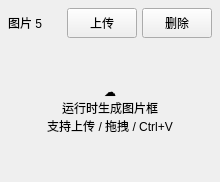
                     <widget class="QFrame" name="imageCard5">
                      <property name="minimumSize">
                       <size>
                        <width>210</width>
                        <height>180</height>
                       </size>
                      </property>
                      <layout class="QVBoxLayout" name="imageCard5Layout">
                       <property name="spacing">
                        <number>6</number>
                       </property>
                       <property name="leftMargin">
                        <number>8</number>
                       </property>
                       <property name="topMargin">
                        <number>8</number>
                       </property>
                       <property name="rightMargin">
                        <number>8</number>
                       </property>
                       <property name="bottomMargin">
                        <number>8</number>
                       </property>
                       <item>
                        <layout class="QHBoxLayout" name="imageCard5HeaderLayout">
                         <property name="spacing">
                          <number>5</number>
                         </property>
                         <property name="leftMargin">
                          <number>0</number>
                         </property>
                         <property name="topMargin">
                          <number>0</number>
                         </property>
                         <property name="rightMargin">
                          <number>0</number>
                         </property>
                         <property name="bottomMargin">
                          <number>0</number>
                         </property>
                         <item>
                          <widget class="QLabel" name="lblImageNumber5">
                           <property name="text">
                            <string>图片 5</string>
                           </property>
                          </widget>
                         </item>
                         <item>
                          <spacer name="imageCard5Spacer">
                           <property name="orientation">
                            <enum>Qt::Orientation::Horizontal</enum>
                           </property>
                           <property name="sizeType">
                            <enum>QSizePolicy::Policy::Expanding</enum>
                           </property>
                           <property name="sizeHint" stdset="0">
                            <size>
                             <width>20</width>
                             <height>20</height>
                            </size>
                           </property>
                          </spacer>
                         </item>
                         <item>
                          <widget class="QPushButton" name="btnUploadImage5">
                           <property name="minimumSize">
                            <size>
                             <width>58</width>
                             <height>30</height>
                            </size>
                           </property>
                           <property name="maximumSize">
                            <size>
                             <width>70</width>
                             <height>30</height>
                            </size>
                           </property>
                           <property name="toolTip">
                            <string>上传第 5 张图片</string>
                           </property>
                           <property name="text">
                            <string>上传</string>
                           </property>
                          </widget>
                         </item>
                         <item>
                          <widget class="QPushButton" name="btnDeleteImage5">
                           <property name="minimumSize">
                            <size>
                             <width>58</width>
                             <height>30</height>
                            </size>
                           </property>
                           <property name="maximumSize">
                            <size>
                             <width>70</width>
                             <height>30</height>
                            </size>
                           </property>
                           <property name="toolTip">
                            <string>删除第 5 张图片</string>
                           </property>
                           <property name="text">
                            <string>删除</string>
                           </property>
                          </widget>
                         </item>
                        </layout>
                       </item>
                       <item>
                        <widget class="QLabel" name="lblImageDropZone5">
                         <property name="minimumSize">
                          <size>
                           <width>0</width>
                           <height>130</height>
                          </size>
                         </property>
                         <property name="text">
                          <string>☁
运行时生成图片框
支持上传 / 拖拽 / Ctrl+V</string>
                         </property>
                         <property name="alignment">
                          <set>Qt::AlignmentFlag::AlignCenter</set>
                         </property>
                         <property name="wordWrap">
                          <bool>true</bool>
                         </property>
                         <property name="dropZone" stdset="0">
                          <bool>true</bool>
                         </property>
                        </widget>
                       </item>
                      </layout>
                      <property name="uiPlaceholder">
                       <bool>true</bool>
                      </property>
                     </widget>
